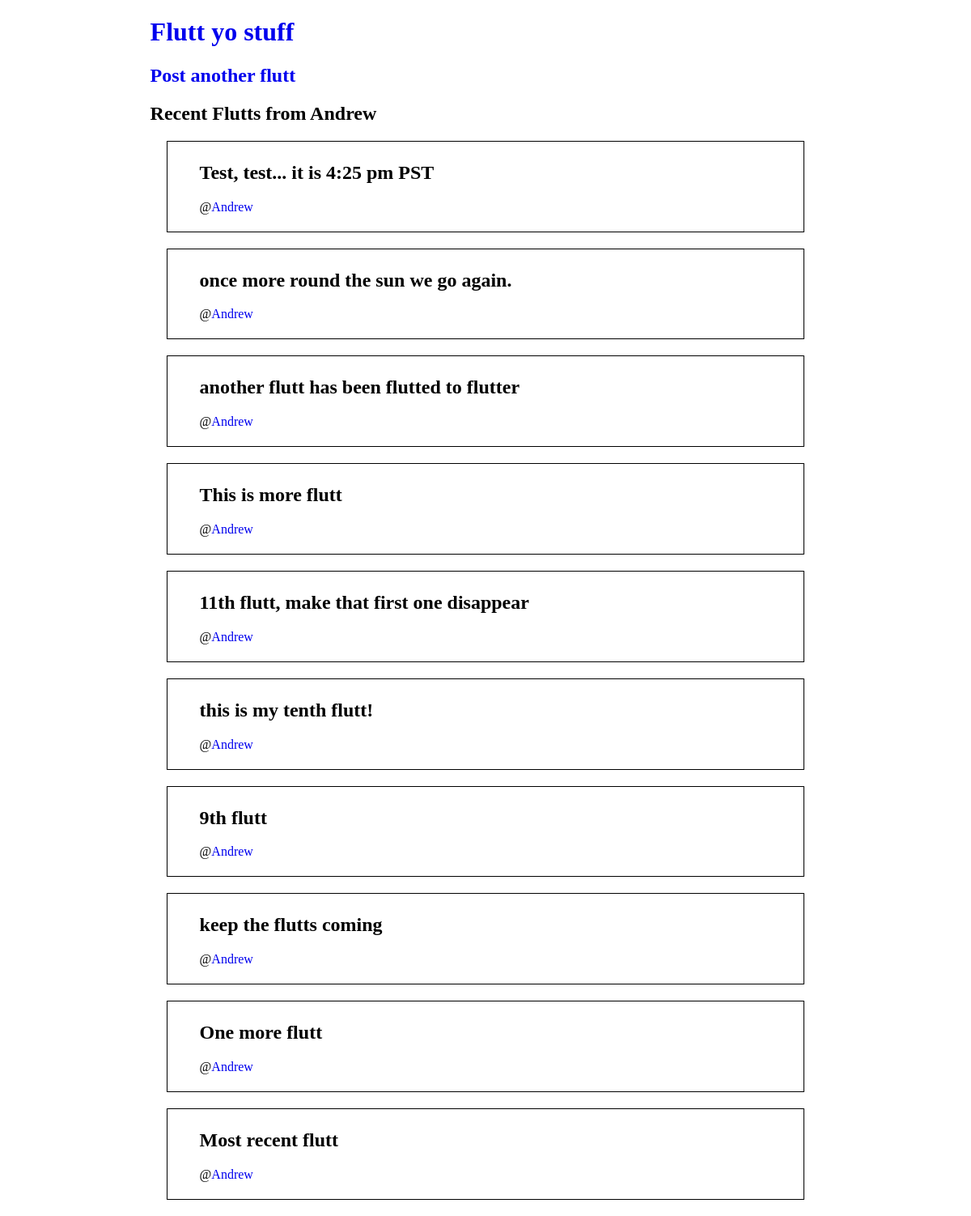
//Andrew, run on an earlier commit of the app's database.
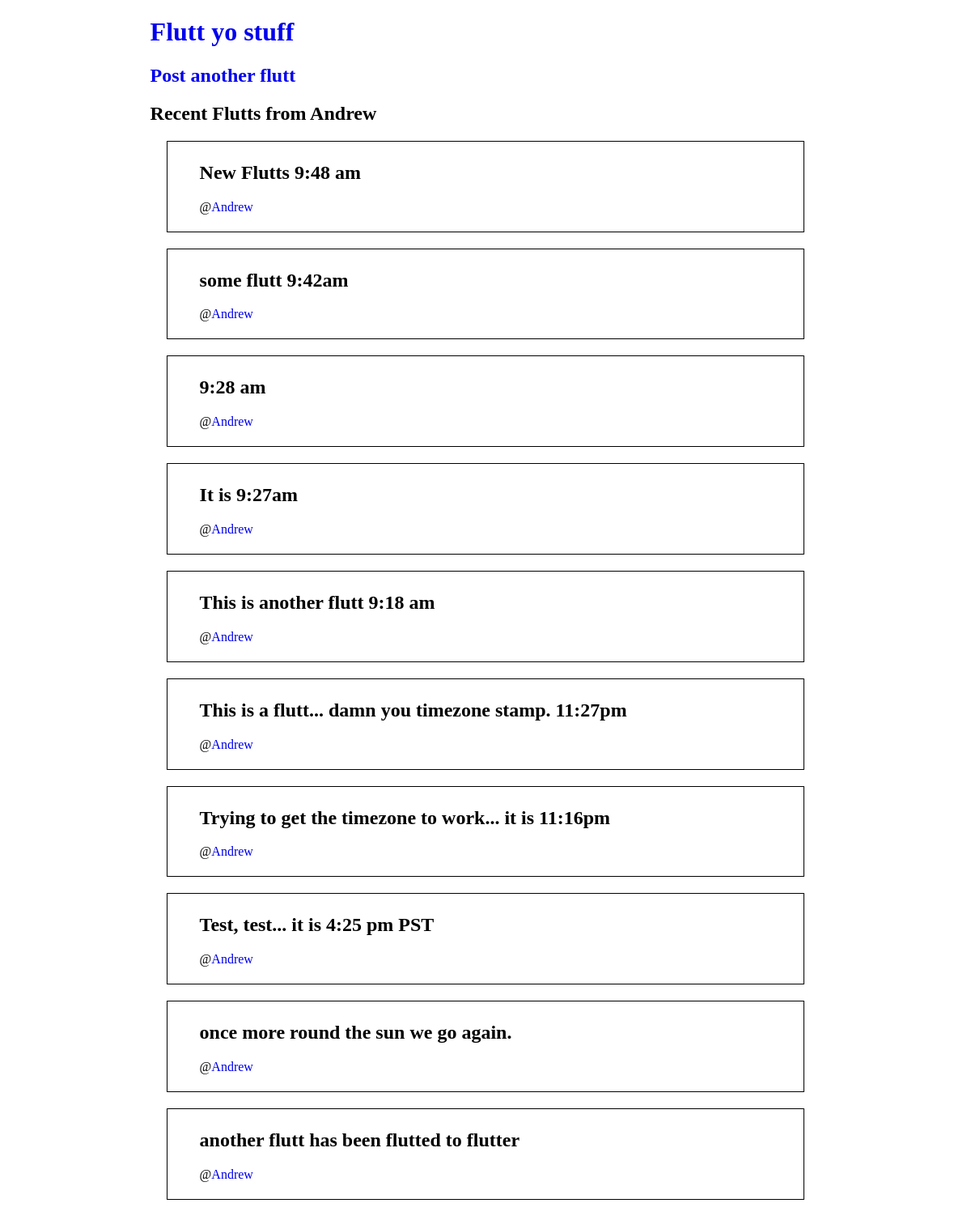
And on a later commit of the database.
### flutter/models.py (models this page shows, shortened)
class Flutt(models.Model):
    user_name = models.TextField(null=True)
    text = models.TextField()
    date_created = models.DateTimeField(
        default=timezone.now,
    )

### flutter/views.py (the view)
# urls.py: url(r'^/(?P<user_name>.+)$', views.render_user, name="user"),
def render_user(request, user_name):
    flutt_list = logic.return_ten_flutts_from_user(user_name)
    template_args = {
        'user_name': user_name,
        'flutt_list': flutt_list,
    }
    return render(request, 'flutter/user_page.html', template_args)

### flutter/logic.py (called while the page is built)
def return_ten_flutts_from_user(user_name):
    return models.Flutt.objects.filter(user_name=user_name).order_by('-date_created')[:10]

### flutter/templates/flutter/user_page.html (shortened to what this page needs)
{% load staticfiles %}
<!DOCTYPE html>
<html lang="en">
  <head>
    <link rel="stylesheet" type="text/css" href="{% static 'flutter/style.css' %}">
  </head>
  <div class="container">
    <body>
      <h1><a href="{% url 'index' %}">Flutt yo stuff</a></h1>
      <h2><a href="{% url 'post' %}">Post another flutt</a></h2>
      <section>
        <h1>Recent Flutts from {{ user_name }}</h1>
        {% for flutt in flutt_list %}
        <div class="flutt">
          <h2>{{ flutt.text }}</h2>
          <p>@<a href="{% url 'user' flutt.user_name %}">{{ flutt.user_name }}</a></p>
        </div>
        {% endfor %}
      </section>
    </body>
  </div>
</html>

What changed in the data, as far as the page shows it:
no longer on this page (row unchanged): Flutt: text "This is more flutt", user_name "Andrew"
no longer on this page (row unchanged): Flutt: text "11th flutt, make that first one disappear", user_name "Andrew"
no longer on this page (row unchanged): Flutt: text "this is my tenth flutt!", user_name "Andrew"
no longer on this page (row unchanged): Flutt: text "9th flutt", user_name "Andrew"
no longer on this page (row unchanged): Flutt: text "keep the flutts coming", user_name "Andrew"
no longer on this page (row unchanged): Flutt: text "One more flutt", user_name "Andrew"
no longer on this page (row unchanged): Flutt: text "Most recent flutt", user_name "Andrew"
added Flutt: text "New Flutts 9:48 am", user_name "Andrew"
added Flutt: text "some flutt 9:42am", user_name "Andrew"
added Flutt: text "9:28 am", user_name "Andrew"
added Flutt: text "It is 9:27am", user_name "Andrew"
added Flutt: text "This is another flutt 9:18 am", user_name "Andrew"
added Flutt: text "This is a flutt... damn you timezone stamp. 11:27pm", user_name "Andrew"
added Flutt: text "Trying to get the timezone to work... it is 11:16pm", user_name "Andrew"
